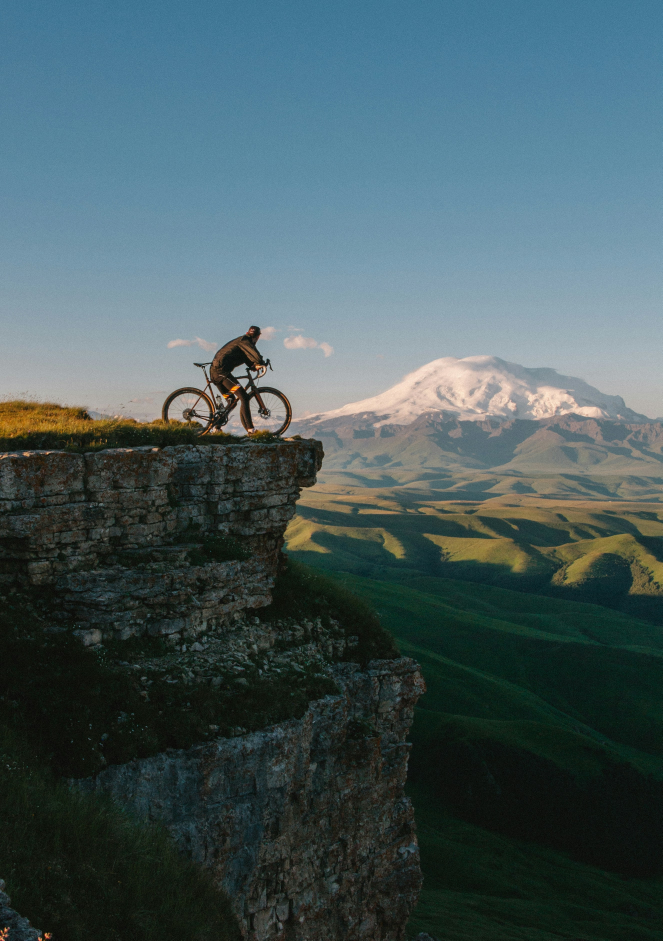
#> input picture notebooks/pictures/bicycle.jpg, 2649 x 3762 px (shown at 1/4 size)
$ jupyter execute 02-letterboxing.ipynb
#> lines starting #> are read from the running program, lines starting #| are printed output that depends on the picture
### Letterboxing
Letterboxing ist eine Technik während des Pre-Processing um ein Bild/Frame auf eine quadratische Größe zu skalieren. YOLO akzeptiert nur quadratische Bilder. Üblicher weiße müssen diese in der Größe 640x640 eingelesen werden.

Falls ein Bild nicht quadratisch ist, muss dies entsprechend skaliert werden. Wichtig ist dabei, dass das Bild nicht gestreckt oder gestauscht wird, da sonst die Erkennung durch YOLO beeinträchtigt wird. Beim Letterboxing wird die größere Seite als Referenz genommen und der restliche Bereich mit einer Farbe ausgefüllt.

[cell 1]
import matplotlib.pyplot as plt

import numpy as np
import cv2 as cv

req_size = 640
image: np.ndarray = cv.imread('pictures/bicycle.jpg')
#> image is the input picture: shape (3762, 2649, 3); mean B, G, R 94.1, 90.3, 70.5

# The image has the format HWC, take the height and width of it.
height, width = image.shape[:2]
#> height = 3762; width = 2649
print(f"Image shape: {image.shape}")
#| Image shape: (3762, 2649, 3)

# Take the scale ratio from the longest side
scale = min(req_size / height, req_size / width)
#> scale = 0.17
new_height, new_width = int(height * scale), int(width * scale)
#> new_height = 640; new_width = 450

# Resize the image
resized_image = cv.resize(image, (new_width, new_height))
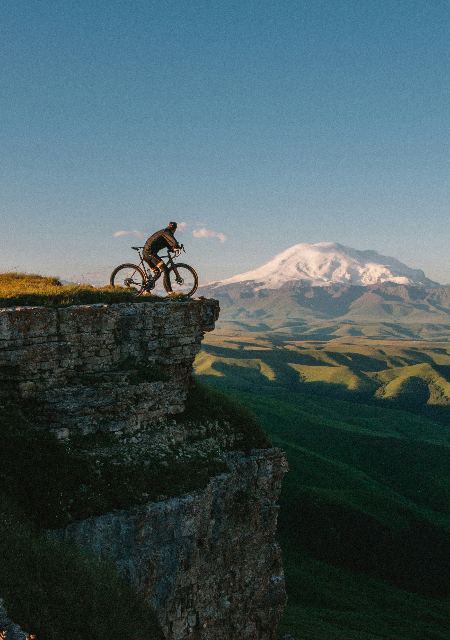
#> resized_image: shape (640, 450, 3); mean B, G, R 94, 90.2, 70.4
print(f"Resized image shape: {resized_image.shape}")
#| Resized image shape: (640, 450, 3)

# Create the canvas / final image
canvas_shape = (req_size, req_size, 3)
canvas_color = (114, 114, 114)
canvas = np.full(shape=canvas_shape, fill_value=canvas_color, dtype=np.uint8)

# Fill the corners
vertical = (req_size - new_height) // 2
#> vertical = 0
horizontal = (req_size - new_width) // 2
#> horizontal = 95

# Fill the canvas with the resized image
canvas[vertical:new_height + vertical, horizontal:new_width + horizontal] = resized_image
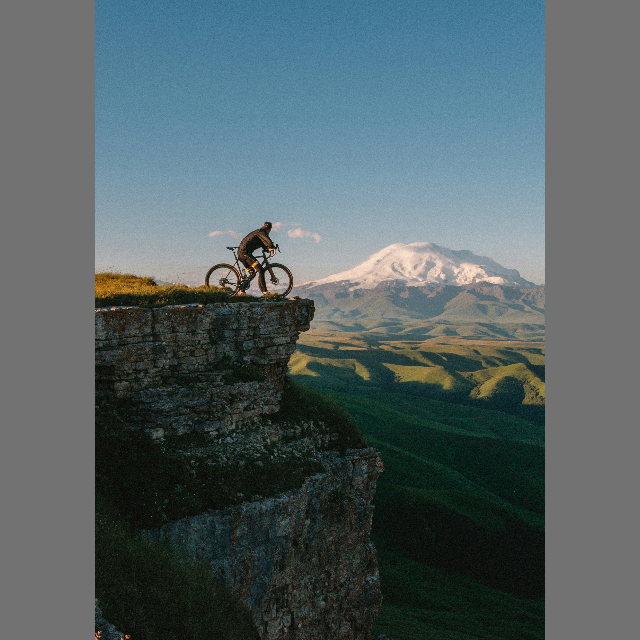
#> canvas: shape (640, 640, 3); mean B, G, R 99.9, 97.3, 83.4
print(f"Canvas shape: {canvas.shape}")
#| Canvas shape: (640, 640, 3)


# Transform BGR to RGB for matplotlib
canvas_rgb = cv.cvtColor(canvas, cv.COLOR_BGR2RGB)
plt.imshow(canvas_rgb)
plt.axis("off")
plt.show()
